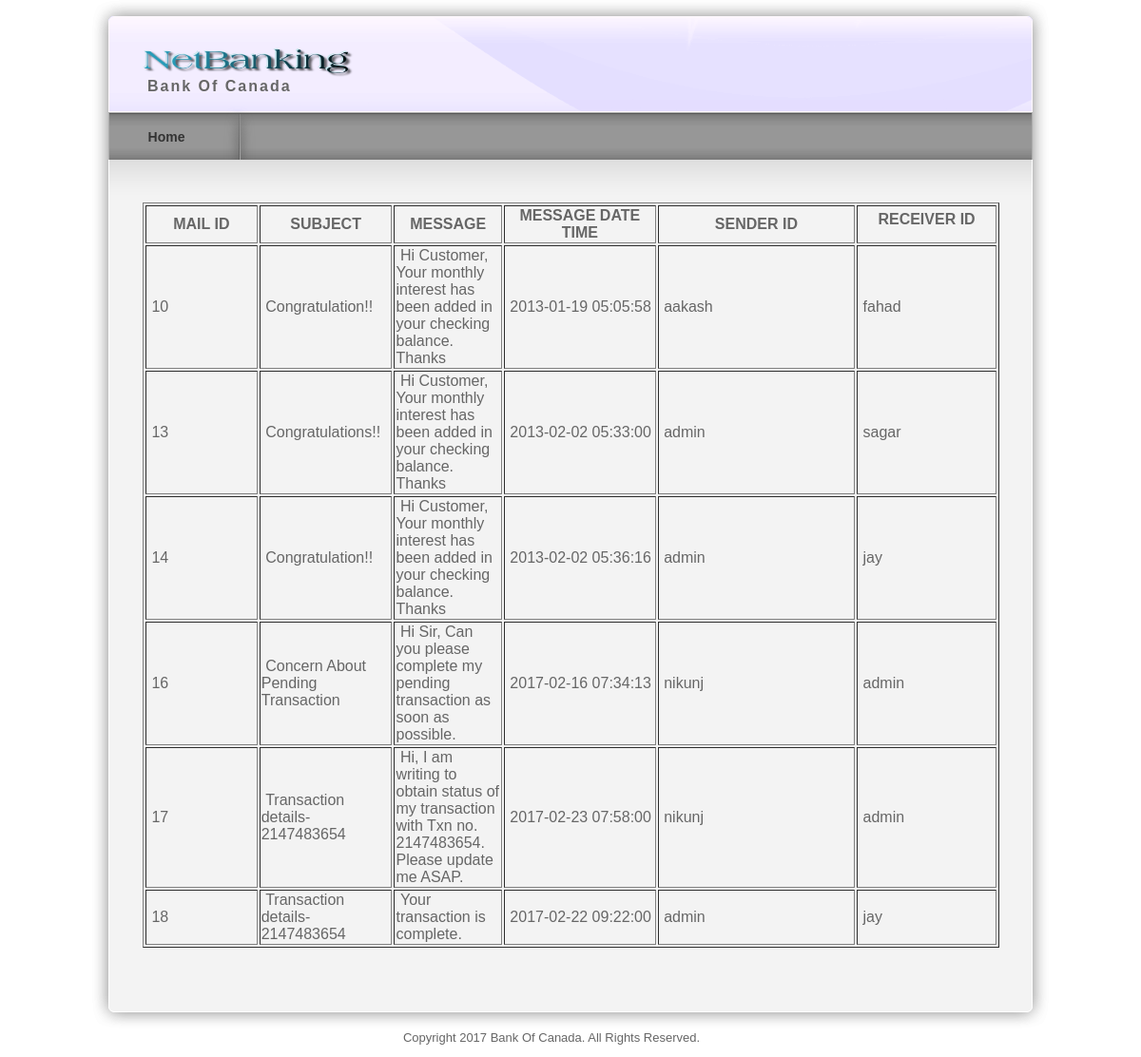
The page /viewmail.php on the database its author committed.
### tables this page shows
CREATE TABLE `mail` (
  `mailid` int(10) NOT NULL,
  `subject` varchar(250) NOT NULL,
  `message` text NOT NULL,
  `mdatetime` datetime NOT NULL,
  `senderid` varchar(25) NOT NULL,
  `reciverid` varchar(25) NOT NULL
);

### viewmail.php (the view, shortened to what this page needs)
<?php
include("header.php");
$mailarray = mysql_query("select * from mail");
?>
<div id="templatemo_main"><span class="main_top"></span>
  <div id="templatemo_content">
    <table width="901" border="1">
      <tr>
        <th width="105" scope="col">MAIL ID</th>
        <th width="93" scope="col">SUBJECT</th>
        <th width="101" scope="col">MESSAGE</th>
        <th width="144" scope="col">MESSAGE DATE TIME</th>
        <th width="188" scope="col">SENDER ID</th>
        <th width="132" scope="col"><p>RECEIVER ID</p></th>
      </tr>
      <?php
 while($mail = mysql_fetch_array($mailarray))
	  {
echo "
      <tr>
        <td>&nbsp;$mail[mailid]</td>
        <td>&nbsp;$mail[subject]</td>
        <td>&nbsp;$mail[message]</td>
        <td>&nbsp;$mail[mdatetime]</td>
        <td>&nbsp;$mail[senderid]</td>
        <td>&nbsp;$mail[reciverid]</td>
      </tr>";
	  }
	  ?>
    </table>
</div>
  </div>
    <div id="templatemo_main_bottom"></div>
    <?php
	include("footer.php");
	?>

### header.php (shortened to what this page needs)
<html>
<head>
<link href="templatemo_style.css" rel="stylesheet" type="text/css" />
<link href="css/jquery.ennui.contentslider.css" rel="stylesheet" type="text/css" media="screen,projection" />
</head>
<body>
<div id="templatemo_wrapper">
    <div id="templatemo_header">
        <div id="site_title">
            <h1><a href="index.php"><img src="images/banking.png" alt="logo" width="222" height="31" /><span>Bank Of Canada</span></a></h1>
        </div>
    </div>
  <div id="templatemo_menu">
    <?php
	if(isset($_SESSION["empid"]))
	{
	?>
        <ul>
            <li><a href="employeealerts.php">Dashboard</a></li>
            <li><a href="viewbranch.php">Activities</a></li>
            <li><a href="viewcustomer.php">Customers</a></li>
            <li><a href="viewtransaction.php">Transactions</a></li>
            <li><a href="mailinbox.php">Mail</a></li>
            <li><a href="logout.php">Logout</a></li>
        </ul>
        <?php
		}
		else
		{
		?>
             <ul>
            <li><a href="index.php">Home</a></li>
        </ul>
        <?php
		}
		?>
    </div>

### footer.php
    <div id="templatemo_footer">
    Copyright 2017 Bank Of Canada. All Rights Reserved. </div>
</div>
</body>
</html>

### templatemo_style.css (style rules this page uses)
body { margin: 0px; padding: 0px; color: #666; font-family: Helevetica,Arial,sans-serif; font-size: 13px; line-height:1.5em; background-color: #fff; background-repeat: repeat-x; }
a, a:link, a:visited { color: #8da332; }
p { margin: 0px; padding: 0 0 10px 0; }
img { border: none; }
h1 { font-size: 40px; font-weight: bold; margin: 0 0 30px 0; padding: 5px 0; color: #000; }
#templatemo_wrapper { width: 1010px; margin: 0 auto; }
#templatemo_header { width: 900px; height: 68px; padding: 50px 55px 0; background: url(images/templatemo_header.png) no-repeat; }
#templatemo_header #site_title { float: left; width: 500px; padding: 0; }
#templatemo_header #site_title h1 { margin: 0; padding: 0; }
#templatemo_header #site_title h1 a { margin: 0px; padding: 0px; font-size: 38px; color: #000; font-weight: normal; text-decoration: none; }
#templatemo_header #site_title a span { display: block; font-size: 16px; color: #666; font-weight: bold; letter-spacing: 2px; margin-left: 5px; }
#templatemo_menu { width: 970px; height: 50px; padding: 0 20px; background: url(images/templatemo_menu.png) repeat-x; }
#templatemo_menu ul { margin: 0; padding: 0; list-style: none; }
#templatemo_menu ul li { padding: 0px; margin: 0px; display: inline; }
#templatemo_menu ul li a { float: left; display: block; width: 120px; height: 33px; padding: 17px 34px 0 0; margin: 0 5px 0 0 ; font-size: 14px; text-align: center; text-decoration: none; color: #333; font-weight: bold; outline: none; border: none; background: url(images/templatemo_menu_divider.png) right no-repeat; }
#templatemo_main { position: relative; width: 900px; padding: 45px 55px; background: url(images/templatemo_content.png) repeat-y; }
#templatemo_main .main_top { position: absolute; top: 0; left: 20px; width: 970px; height: 45px; background: url(images/templatemo_content_top.png) no-repeat; }
#templatemo_main_bottom { width: 1010px; height: 40px; background: url(images/templatemo_content_bottom.png) no-repeat; }
#templatemo_content { float: left; width: 560px; }
#templatemo_footer { width: 910px; padding: 0 30px 10px; text-align: center; color: #666; }

### rows shown on the page
mail: mailid "10", subject "Congratulation!!", message "Hi Customer, Your monthly interest has been added in your checking balance. Thanks", mdatetime "2013-01-19 05:05:58", senderid "aakash", reciverid "fahad"
mail: mailid "13", subject "Congratulations!!", message "Hi Customer, Your monthly interest has been added in your checking balance. Thanks", mdatetime "2013-02-02 05:33:00", senderid "admin", reciverid "sagar"
mail: mailid "14", subject "Congratulation!!", message "Hi Customer, Your monthly interest has been added in your checking balance. Thanks", mdatetime "2013-02-02 05:36:16", senderid "admin", reciverid "jay"
mail: mailid "16", subject "Concern About Pending Transaction", message "Hi Sir, Can you please complete my pending transaction as soon as possible.", mdatetime "2017-02-16 07:34:13", senderid "nikunj", reciverid "admin"
mail: mailid "17", subject "Transaction details-2147483654", message "Hi, I am writing to obtain status of my transaction with Txn no. 2147483654. Please update me ASAP.", mdatetime "2017-02-23 07:58:00", senderid "nikunj", reciverid "admin"
mail: mailid "18", subject "Transaction details-2147483654", message "Your transaction is complete.", mdatetime "2017-02-22 09:22:00", senderid "admin", reciverid "jay"
